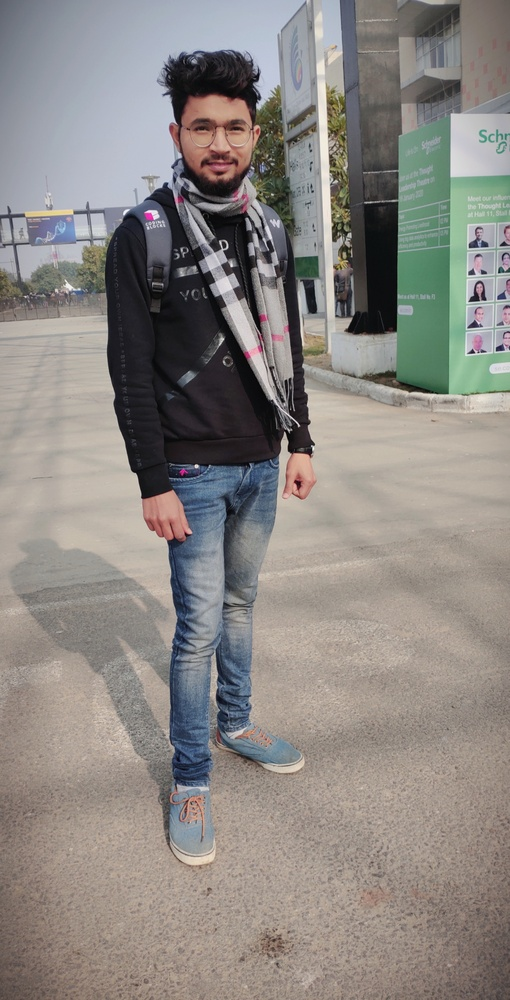
#> input picture faizan.jpg, 510 x 1000 px, shrunk from 1958 x 3840 before the run, given in place of lena.png, which was not available
$ python convertbinaryimg.py
#> lines starting #> are read from the running program, lines starting #| are printed output that depends on the picture; after the words box and inside, x2 and y2 are one past the last pixel; in counts of white or black regions, pixels touching at a corner belong together; pictures that were not available may be replaced by others from this repository, and a replacement may not be noted
  # How to convert Grayscale imgage to binary image
 # binary img black pixl is '0' and white pixl is '1'

import cv2

img =cv2.imread("lena.png",0)
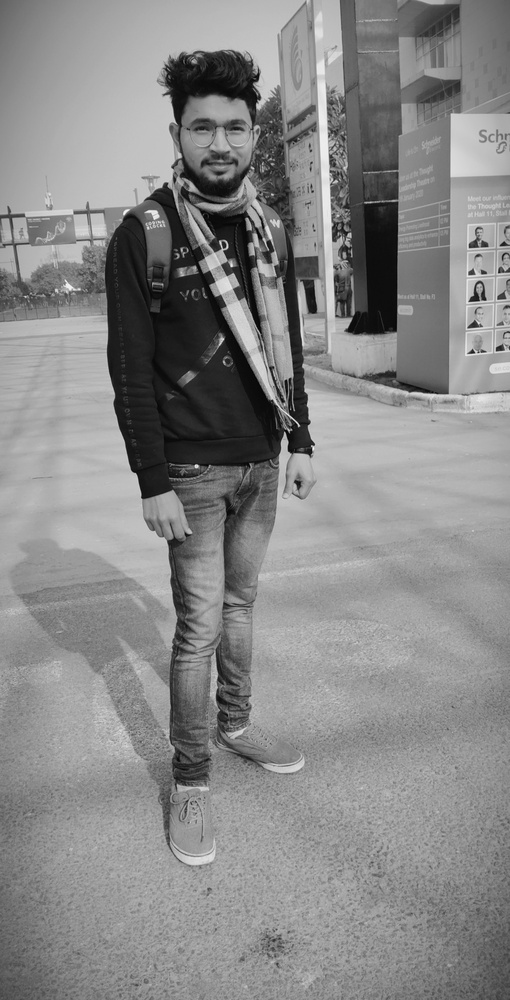
#> img: shape (1000, 510); min 0, max 250, mean 136.1


cv2.imshow("Gray scale",img)

cv2.waitKey(0)


 #black and white =threshold (thereshold,maximu_value,type)

ret, bw =cv2.threshold(img,127,255,cv2.THRESH_BINARY)
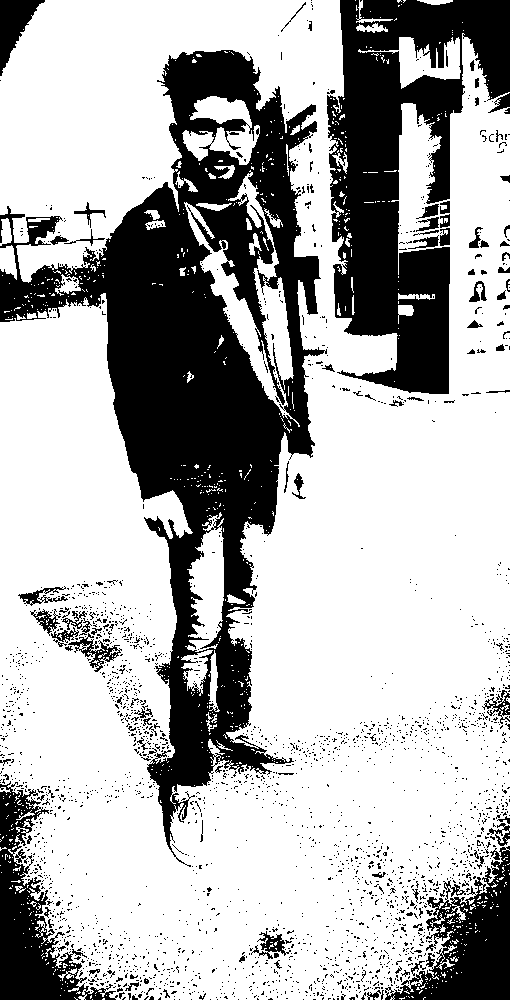
#> bw: shape (1000, 510); 69.8% white; 2514 black regions (2410 under 20 px), largest, box (x1, y1, x2, y2) and area: (0, 50, 327, 867) 83745, (327, 0, 510, 394) 37394, (385, 846, 510, 1000) 8928

cv2.imshow("Binary image",bw)

cv2.imwrite("Copy_Binary Image.png",bw)

cv2.waitKey(0)

cv2.destroyAllWindows()

$ run again, on faizan2.jpg
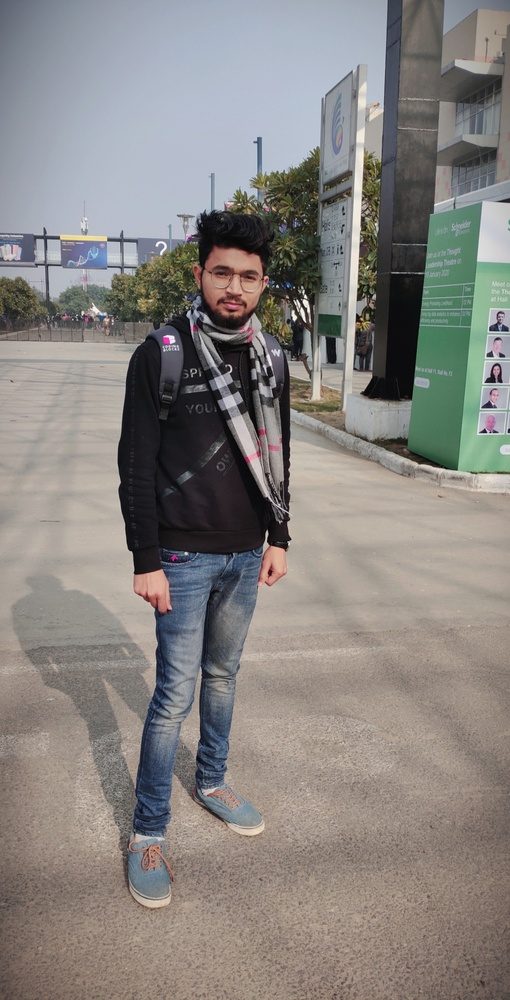
#> input picture faizan2.jpg, 510 x 1000 px, shrunk from 1958 x 3840 before the run, given in place of lena.png, which was not available
#> `img =cv2.imread("lena.png",0)`:
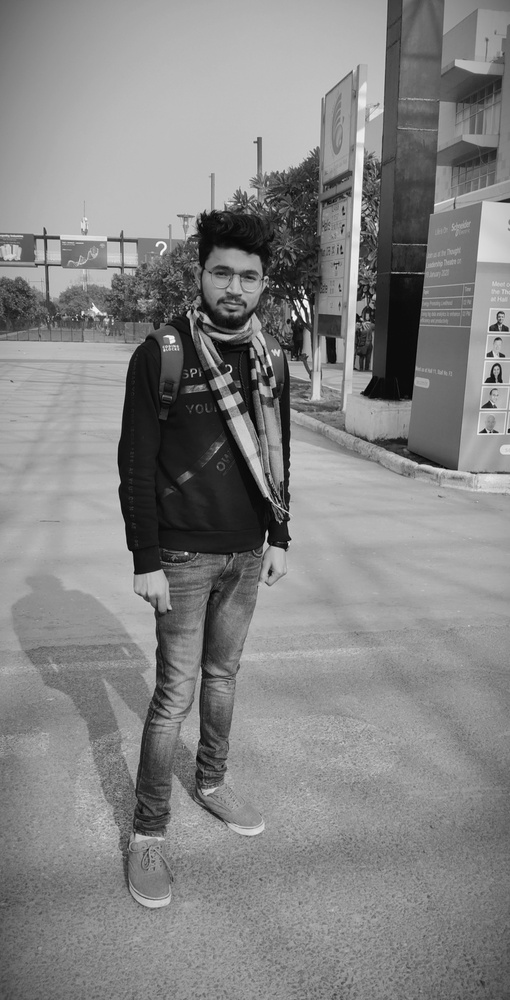
#> img: shape (1000, 510); min 0, max 253, mean 132.6
#> `ret, bw =cv2.threshold(img,127,255,cv2.THRESH_BINARY)`:
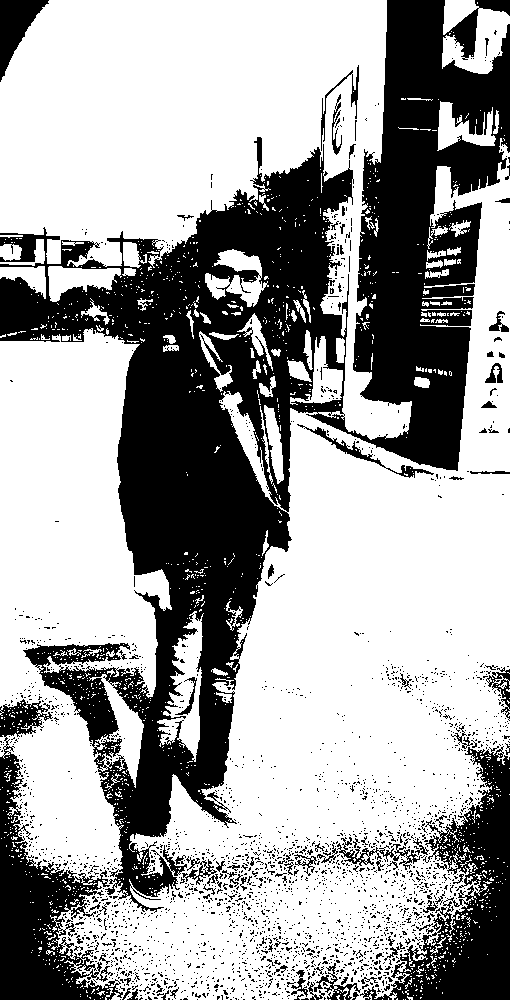
#> bw: shape (1000, 510); 64% white; 2532 black regions (2439 under 20 px), largest, box (x1, y1, x2, y2) and area: (0, 0, 510, 913) 138991, (360, 746, 510, 1000) 14764, (0, 699, 123, 1000) 13817
